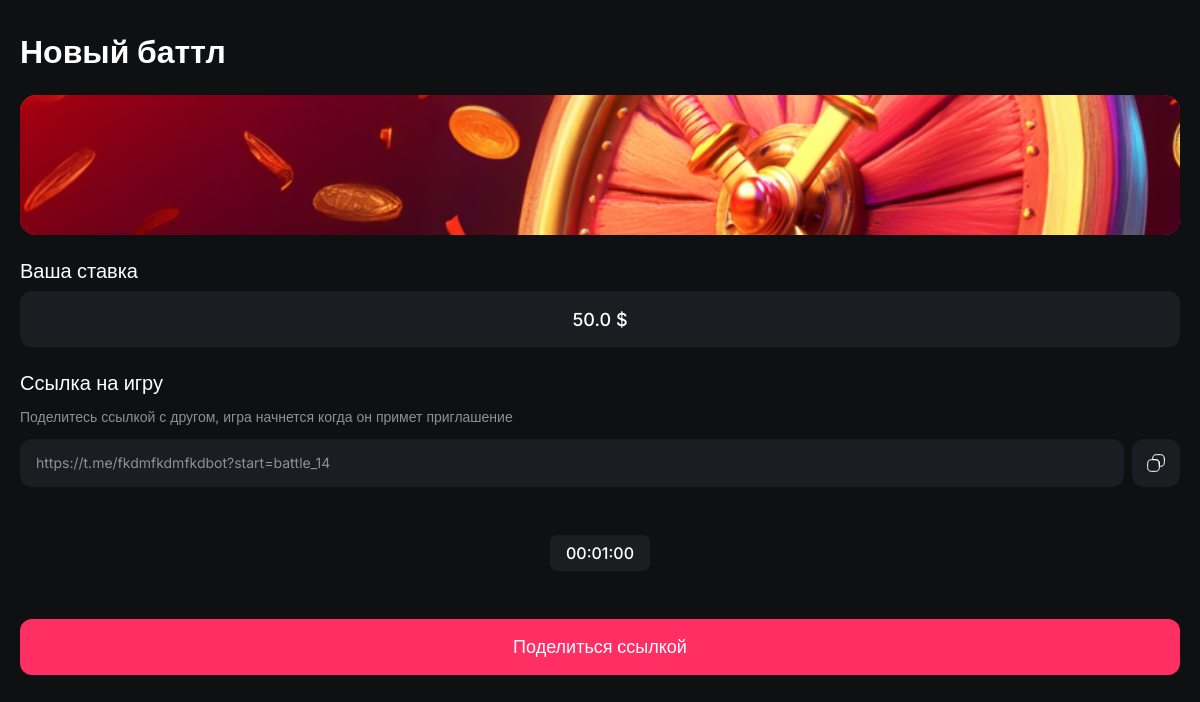
Page /battle/wait/14 (signed in) on the earlier database version.
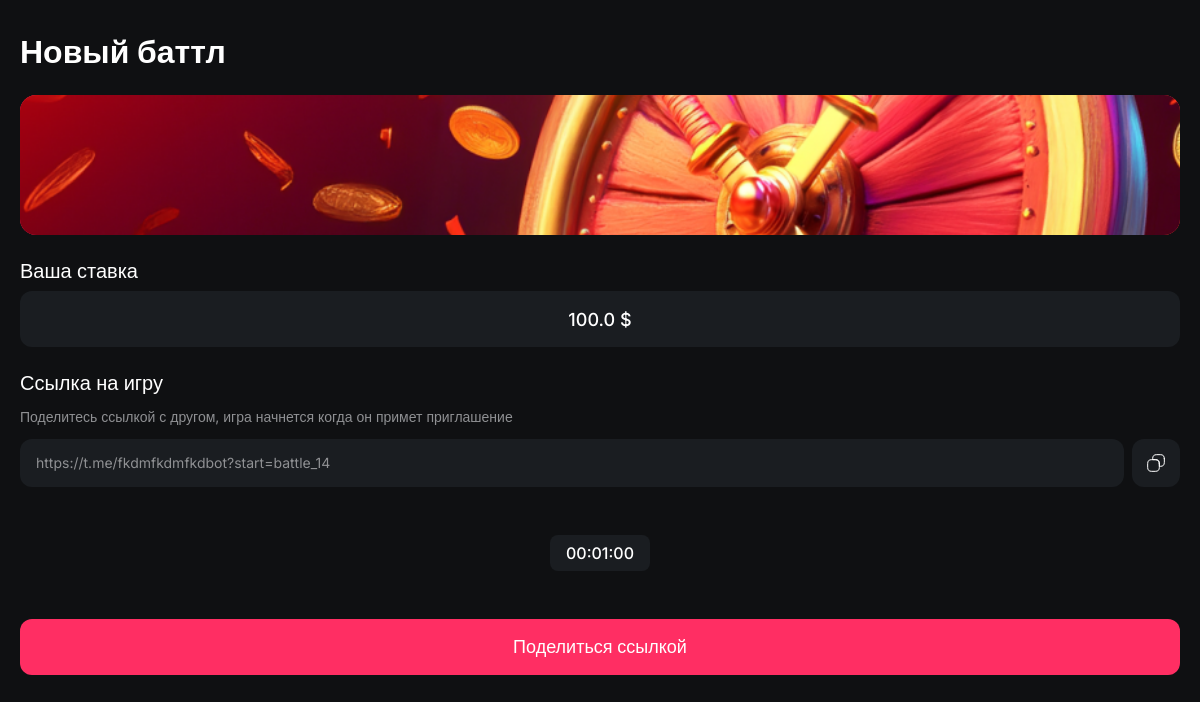
Same page on the later database version.
### web/auth.py (models this page shows, shortened)
class Battle(db.Model):
    id = db.Column(db.Integer, primary_key=True)
    creator_id = db.Column(db.Integer, db.ForeignKey('user.id'))
    opponent_id = db.Column(db.Integer, db.ForeignKey('user.id'), nullable=True)
    bet_amount = db.Column(db.Float, nullable=False)
    status = db.Column(db.String(20), default='created')  # created, active, completed, cancelled
    created_at = db.Column(db.DateTime, default=datetime.utcnow)
    expires_at = db.Column(db.DateTime)
    creator = db.relationship('User', foreign_keys=[creator_id])
    opponent = db.relationship('User', foreign_keys=[opponent_id])

### web/routes.py (the view)
@main_bp.route("/battle/wait/<int:battle_id>")
@login_required
def battle_wait(battle_id):
    try:
        battle = Battle.query.get_or_404(battle_id)
        if battle.creator_id != current_user.id:
            return redirect(url_for('main.game'))
        bot_username = "fkdmfkdmfkdbot"
        battle_link = f"https://t.me/{bot_username}?start=battle_{battle_id}"
        return render_template(
            "battle_wait.html",
            title="Новый баттл",
            bet_amount=battle.bet_amount,
            battle_link=battle_link,
            battle_id=battle_id
        )
    except Exception as e:
        logger.error(f"Error in battle wait: {str(e)}")
        return redirect(url_for('main.game'))

### web/auth.py (called while the page is built)
@login_manager.user_loader
def load_user(id):
    return db.session.query(User).get(id)

### web/templates/battle_wait.html (shortened to what this page needs)
<!DOCTYPE html>
<html lang="en">
<head>
    <link rel="stylesheet" href="{{ url_for('static', filename='css/battle-wait.css') }}">
</head>
<body>
    <div class="main-container">
        <h1 class="title">Новый баттл</h1>
        <div class="wheel-banner">
            <img src="{{ url_for('static', filename='img/wheel-battle.png') }}" alt="wheel">
        </div>
        <div class="bet-section">
            <div class="bet-label">Ваша ставка</div>
            <div class="bet-value">{{ bet_amount }} $</div>
        </div>
        <div class="share-section">
            <div class="share-title">Ссылка на игру</div>
            <div class="share-description">Поделитесь ссылкой с другом, игра начнется когда он примет приглашение</div>
            <div class="link-container">
                <input type="text" class="share-link" id="battleLink" value="{{ battle_link }}" readonly>
                <button class="copy-button" id="copyBtn">
                </button>
            </div>
        </div>
        <div class="timer-container">
            <div class="timer" id="timerElement">00:01:00</div>
        </div>
        <button class="share-button" id="shareButton">Поделиться ссылкой</button>
    </div>
</body>
</html>

Differences in the rows shown:
changed Battle: bet_amount "50.0" → "100.0"
